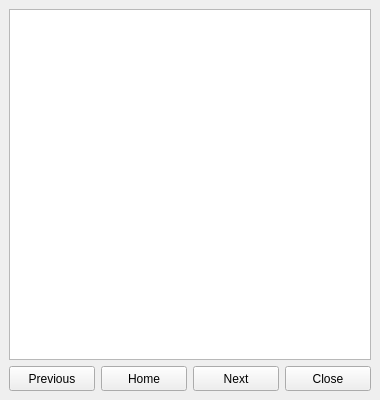
<ui version="4.0" >
 <class>help</class>
 <widget class="QWidget" name="help" >
  <property name="geometry" >
   <rect>
    <x>0</x>
    <y>0</y>
    <width>380</width>
    <height>400</height>
   </rect>
  </property>
  <property name="sizePolicy" >
   <sizepolicy vsizetype="Fixed" hsizetype="Fixed" >
    <horstretch>0</horstretch>
    <verstretch>0</verstretch>
   </sizepolicy>
  </property>
  <property name="minimumSize" >
   <size>
    <width>380</width>
    <height>400</height>
   </size>
  </property>
  <property name="maximumSize" >
   <size>
    <width>380</width>
    <height>400</height>
   </size>
  </property>
  <property name="windowTitle" >
   <string>Yate Help</string>
  </property>
  <layout class="QVBoxLayout" >
   <property name="spacing" >
    <number>6</number>
   </property>
   <property name="leftMargin" >
    <number>9</number>
   </property>
   <property name="topMargin" >
    <number>9</number>
   </property>
   <property name="rightMargin" >
    <number>9</number>
   </property>
   <property name="bottomMargin" >
    <number>9</number>
   </property>
   <item>
    <widget class="QTextEdit" name="help_text" >
     <property name="readOnly" >
      <bool>true</bool>
     </property>
    </widget>
   </item>
   <item>
    <layout class="QHBoxLayout" >
     <property name="spacing" >
      <number>6</number>
     </property>
     <property name="leftMargin" >
      <number>0</number>
     </property>
     <property name="topMargin" >
      <number>0</number>
     </property>
     <property name="rightMargin" >
      <number>0</number>
     </property>
     <property name="bottomMargin" >
      <number>0</number>
     </property>
     <item>
      <widget class="QPushButton" name="help_prev" >
       <property name="sizePolicy" >
        <sizepolicy vsizetype="Fixed" hsizetype="Expanding" >
         <horstretch>0</horstretch>
         <verstretch>0</verstretch>
        </sizepolicy>
       </property>
       <property name="minimumSize" >
        <size>
         <width>75</width>
         <height>25</height>
        </size>
       </property>
       <property name="maximumSize" >
        <size>
         <width>100</width>
         <height>25</height>
        </size>
       </property>
       <property name="text" >
        <string>Previous</string>
       </property>
      </widget>
     </item>
     <item>
      <widget class="QPushButton" name="help_home" >
       <property name="sizePolicy" >
        <sizepolicy vsizetype="Fixed" hsizetype="Expanding" >
         <horstretch>0</horstretch>
         <verstretch>0</verstretch>
        </sizepolicy>
       </property>
       <property name="minimumSize" >
        <size>
         <width>75</width>
         <height>25</height>
        </size>
       </property>
       <property name="maximumSize" >
        <size>
         <width>100</width>
         <height>25</height>
        </size>
       </property>
       <property name="text" >
        <string>Home</string>
       </property>
      </widget>
     </item>
     <item>
      <widget class="QPushButton" name="help_next" >
       <property name="sizePolicy" >
        <sizepolicy vsizetype="Fixed" hsizetype="Expanding" >
         <horstretch>0</horstretch>
         <verstretch>0</verstretch>
        </sizepolicy>
       </property>
       <property name="minimumSize" >
        <size>
         <width>75</width>
         <height>25</height>
        </size>
       </property>
       <property name="maximumSize" >
        <size>
         <width>100</width>
         <height>25</height>
        </size>
       </property>
       <property name="text" >
        <string>Next</string>
       </property>
      </widget>
     </item>
     <item>
      <widget class="QPushButton" name="button_hide" >
       <property name="sizePolicy" >
        <sizepolicy vsizetype="Fixed" hsizetype="Expanding" >
         <horstretch>0</horstretch>
         <verstretch>0</verstretch>
        </sizepolicy>
       </property>
       <property name="minimumSize" >
        <size>
         <width>75</width>
         <height>25</height>
        </size>
       </property>
       <property name="maximumSize" >
        <size>
         <width>100</width>
         <height>25</height>
        </size>
       </property>
       <property name="text" >
        <string>Close</string>
       </property>
      </widget>
     </item>
    </layout>
   </item>
  </layout>
 </widget>
 <resources/>
 <connections/>
</ui>
